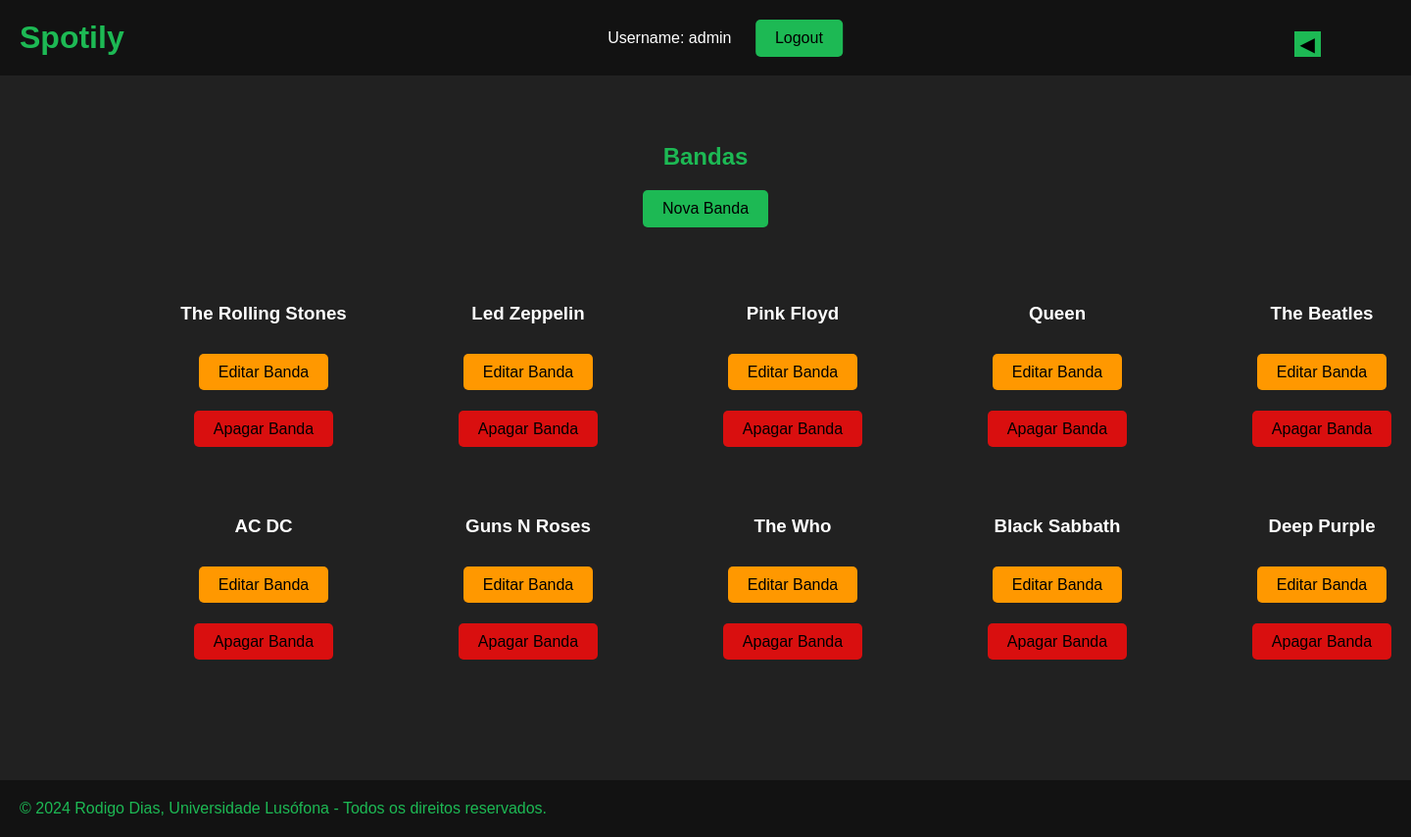
The page /bandas/edit/bandas (signed in) on the database its author committed.
### bandas/models.py (models this page shows, shortened)
class Banda(models.Model):
    nome = models.CharField(max_length=100)
    anoCriacao = models.IntegerField()
    descricao = models.TextField(default='')
    nacionalidade = models.CharField(max_length=100, default='')
    foto = models.ImageField(upload_to='bandas/fotos', null = True, blank = True)

### bandas/views.py (the view)
# urls.py: path('edit/bandas', views.edit_bandas_view, name="edit_bandas"),
def edit_bandas_view(request):
    user = request.user
    is_member = user.groups.filter(name='bandas').exists()
    if(is_member):
        home = Logo.objects.get(nome='Home')
        bandas = Banda.objects.exclude(nome='Spotily')
        return render(request, "bandas/edit_bandas.html", {
            'home': home,
            'bandas' : bandas
            })
    else:
        return redirect('bandas:index')

### bandas/templates/bandas/edit_bandas.html (shortened to what this page needs)
{% extends "bandas/layout.html" %}
{% block content %}
    <div class="lista">
        <h1 class="titulo">Bandas</h1>
        <a href="{% url 'bandas:novo_banda' %}" class="btn-criar">Nova Banda</a>
        <br><br>
        {% if bandas %}
            <div class="album-container">
                {% for banda in bandas %}
                    <div class="album-item">
                        <h3 class="txt">{{ banda.nome }}</h3>
                        <div class="btn-group">
                            <a href="{% url 'bandas:edita_banda' banda.id %}" class="editar">Editar Banda</a>
                        </div>
                        <div class="btn-group">
                            <a href="{% url 'bandas:apaga_banda' banda.nome %}" class="apagar">Apagar Banda</a>
                        </div>
                    </div>
                {% endfor %}
            </div>
        {% else %}
            <h2 class="titulo">Não há bandas disponíveis.</h2>
        {% endif %}
    </div>
{% endblock %}

### bandas/templates/bandas/layout.html (shortened to what this page needs)
<!DOCTYPE html>
<html lang="en">
<head>
</head>
<body>
    <header>
        <a href="{% url 'bandas:index' %}">
            <h1 class="txt-1">Spotily</h1>
        </a>
        <div class="logout-div">
            {% if request.user.is_authenticated %}
                Username: {{request.user.username}}
                <a href="{% url 'bandas:logout' %}"><button class="btn-logout">Logout</button></a>
            {% else %}
                <a href="{% url 'bandas:login' %}"><button class="btn-logout">Login</button></a>
            {% endif %}
        </div>
        <button class="btn-1" onclick="window.history.back()">&#9664;</button>
    </header>
    {% block content %}
    {% endblock %}
    <footer>
        <p class="txt-1">&copy; 2024 Rodigo Dias, Universidade Lusófona - Todos os direitos reservados.</p>
    </footer>
</body>
</html>

### bandas/templates/bandas/layout.html (style rules this page uses)
body { margin: 0px; padding: 0px; font-family: Arial, "Helvetica Neue", Helvetica, sans-serif; font-size: medium; background: #212121; }
a { text-decoration: none; }
header { position: fixed; top: 0; z-index: 1000; width: 100%; background:#121212; }
footer { position: fixed; bottom: 0; z-index: 1000; width:100%; background:#121212; }
.txt-1 { color: #1db954; margin:20px; width: fit-content; }
.btn-1 { right: 5%; top: 15%; position:absolute; max-height:60%; width: auto; margin-right:20px; margin-top:20px; background: #1db954; border: none; font-size: 20px; }
.logout-div { text-align: center; color: white; position: absolute; top: 0; left: 50%; transform: translate(-50%); margin: 20px; }
.btn-logout { display: inline-block; padding: 10px 20px; background-color: #1db954; color: black; text-decoration: none; border-radius: 5px; font-size: 16px; border: none; margin-left: 20px; }

### bandas/templates/bandas/edit_bandas.html (style rules this page uses)
.lista { margin-top: 130px; padding-bottom: 150px; width: 80%; text-align: center; position:absolute; left: 50%; transform: translateX(-50%); }
.titulo { color: #1db954; font-size: 24px; margin-bottom: 20px; }
.album-container { display: grid; grid-template-columns: repeat(5, 250px); gap: 20px; margin: 20px auto; max-width: 100%; }
.txt { color: white; margin-bottom: 20px; }
.apagar { padding: 10px 20px; background-color: #d90f0f; color: black; text-decoration: none; border-radius: 5px; font-size: 16px; border: none; margin: 20px; }
.album-item { margin: 20px; }
.btn-criar { display: inline-block; padding: 10px 20px; background-color: #1db954; color: black; text-decoration: none; border-radius: 5px; font-size: 16px; border: none; }
.editar { padding: 10px 20px; background-color: #ff9800; color: black; text-decoration: none; border-radius: 5px; font-size: 16px; border: none; margin: 20px; }
.btn-group { margin-top: 40px; }

### rows shown on the page
Banda: nome "The Rolling Stones"
Banda: nome "Led Zeppelin"
Banda: nome "Pink Floyd"
Banda: nome "Queen"
Banda: nome "The Beatles"
Banda: nome "AC DC"
Banda: nome "Guns N Roses"
Banda: nome "The Who"
Banda: nome "Black Sabbath"
Banda: nome "Deep Purple"

### other values the page prints
{{ request.user.username }} "admin"
